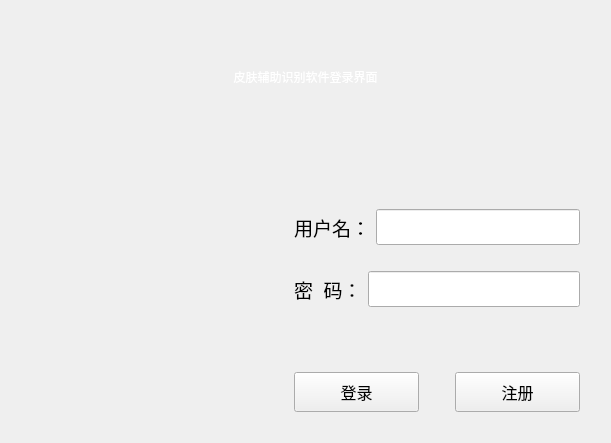
<?xml version="1.0" encoding="UTF-8"?>
<ui version="4.0">
 <class>Login</class>
 <widget class="QWidget" name="Login">
  <property name="geometry">
   <rect>
    <x>0</x>
    <y>0</y>
    <width>611</width>
    <height>443</height>
   </rect>
  </property>
  <property name="windowTitle">
   <string>登陆</string>
  </property>
  <layout class="QVBoxLayout" name="verticalLayout_3" stretch="2,4,0">
   <item>
    <widget class="QLabel" name="label">
     <property name="styleSheet">
      <string notr="true">font: 18pt &quot;黑体&quot;;
background-image: url(:/login/background/login_1.jpg);
color: rgb(255, 255, 255);</string>
     </property>
     <property name="text">
      <string>皮肤辅助识别软件登录界面</string>
     </property>
     <property name="alignment">
      <set>Qt::AlignCenter</set>
     </property>
    </widget>
   </item>
   <item>
    <layout class="QHBoxLayout" name="horizontalLayout_5">
     <item>
      <spacer name="horizontalSpacer_2">
       <property name="orientation">
        <enum>Qt::Horizontal</enum>
       </property>
       <property name="sizeType">
        <enum>QSizePolicy::Fixed</enum>
       </property>
       <property name="sizeHint" stdset="0">
        <size>
         <width>20</width>
         <height>20</height>
        </size>
       </property>
      </spacer>
     </item>
     <item>
      <layout class="QHBoxLayout" name="horizontalLayout_4" stretch="2,3">
       <item>
        <widget class="QLabel" name="label_2">
         <property name="autoFillBackground">
          <bool>false</bool>
         </property>
         <property name="styleSheet">
          <string notr="true">border-image: url(:/login_1/background/login_2.png);</string>
         </property>
         <property name="text">
          <string/>
         </property>
        </widget>
       </item>
       <item>
        <layout class="QVBoxLayout" name="verticalLayout_2" stretch="0,2,0,1">
         <item>
          <spacer name="verticalSpacer_3">
           <property name="orientation">
            <enum>Qt::Vertical</enum>
           </property>
           <property name="sizeType">
            <enum>QSizePolicy::Expanding</enum>
           </property>
           <property name="sizeHint" stdset="0">
            <size>
             <width>20</width>
             <height>40</height>
            </size>
           </property>
          </spacer>
         </item>
         <item>
          <layout class="QVBoxLayout" name="verticalLayout" stretch="1,0,1">
           <item>
            <layout class="QHBoxLayout" name="horizontalLayout" stretch="0,1,4">
             <item>
              <spacer name="horizontalSpacer_5">
               <property name="orientation">
                <enum>Qt::Horizontal</enum>
               </property>
               <property name="sizeHint" stdset="0">
                <size>
                 <width>40</width>
                 <height>20</height>
                </size>
               </property>
              </spacer>
             </item>
             <item>
              <widget class="QLabel" name="label_3">
               <property name="styleSheet">
                <string notr="true">font: 14pt;</string>
               </property>
               <property name="text">
                <string>用户名：</string>
               </property>
              </widget>
             </item>
             <item>
              <widget class="QLineEdit" name="lineEdit">
               <property name="styleSheet">
                <string notr="true">font: 18pt;</string>
               </property>
              </widget>
             </item>
            </layout>
           </item>
           <item>
            <spacer name="verticalSpacer_4">
             <property name="orientation">
              <enum>Qt::Vertical</enum>
             </property>
             <property name="sizeType">
              <enum>QSizePolicy::Fixed</enum>
             </property>
             <property name="sizeHint" stdset="0">
              <size>
               <width>20</width>
               <height>20</height>
              </size>
             </property>
            </spacer>
           </item>
           <item>
            <layout class="QHBoxLayout" name="horizontalLayout_2" stretch="0,1,4">
             <item>
              <spacer name="horizontalSpacer_6">
               <property name="orientation">
                <enum>Qt::Horizontal</enum>
               </property>
               <property name="sizeHint" stdset="0">
                <size>
                 <width>40</width>
                 <height>20</height>
                </size>
               </property>
              </spacer>
             </item>
             <item>
              <widget class="QLabel" name="label_4">
               <property name="styleSheet">
                <string notr="true">font: 14pt;</string>
               </property>
               <property name="text">
                <string>密  码：</string>
               </property>
              </widget>
             </item>
             <item>
              <widget class="QLineEdit" name="lineEdit_2">
               <property name="styleSheet">
                <string notr="true">font: 18pt;</string>
               </property>
              </widget>
             </item>
            </layout>
           </item>
          </layout>
         </item>
         <item>
          <spacer name="verticalSpacer">
           <property name="orientation">
            <enum>Qt::Vertical</enum>
           </property>
           <property name="sizeHint" stdset="0">
            <size>
             <width>20</width>
             <height>20</height>
            </size>
           </property>
          </spacer>
         </item>
         <item>
          <layout class="QHBoxLayout" name="horizontalLayout_3" stretch="0,1,0,1">
           <item>
            <spacer name="horizontalSpacer">
             <property name="orientation">
              <enum>Qt::Horizontal</enum>
             </property>
             <property name="sizeHint" stdset="0">
              <size>
               <width>40</width>
               <height>20</height>
              </size>
             </property>
            </spacer>
           </item>
           <item>
            <widget class="QPushButton" name="pushButton">
             <property name="minimumSize">
              <size>
               <width>0</width>
               <height>40</height>
              </size>
             </property>
             <property name="styleSheet">
              <string notr="true">font: 12pt;</string>
             </property>
             <property name="text">
              <string>登录</string>
             </property>
            </widget>
           </item>
           <item>
            <spacer name="horizontalSpacer_4">
             <property name="orientation">
              <enum>Qt::Horizontal</enum>
             </property>
             <property name="sizeHint" stdset="0">
              <size>
               <width>30</width>
               <height>20</height>
              </size>
             </property>
            </spacer>
           </item>
           <item>
            <widget class="QPushButton" name="pushButton_2">
             <property name="minimumSize">
              <size>
               <width>0</width>
               <height>40</height>
              </size>
             </property>
             <property name="styleSheet">
              <string notr="true">font: 12pt;</string>
             </property>
             <property name="text">
              <string>注册</string>
             </property>
            </widget>
           </item>
          </layout>
         </item>
        </layout>
       </item>
      </layout>
     </item>
     <item>
      <spacer name="horizontalSpacer_3">
       <property name="orientation">
        <enum>Qt::Horizontal</enum>
       </property>
       <property name="sizeType">
        <enum>QSizePolicy::Fixed</enum>
       </property>
       <property name="sizeHint" stdset="0">
        <size>
         <width>20</width>
         <height>20</height>
        </size>
       </property>
      </spacer>
     </item>
    </layout>
   </item>
   <item>
    <spacer name="verticalSpacer_2">
     <property name="orientation">
      <enum>Qt::Vertical</enum>
     </property>
     <property name="sizeType">
      <enum>QSizePolicy::Fixed</enum>
     </property>
     <property name="sizeHint" stdset="0">
      <size>
       <width>20</width>
       <height>20</height>
      </size>
     </property>
    </spacer>
   </item>
  </layout>
 </widget>
 <resources>
  <include location="../resource.qrc"/>
 </resources>
 <connections/>
</ui>
